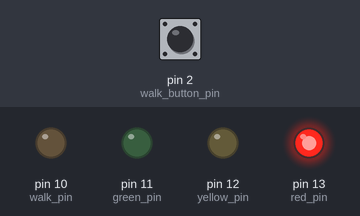
Bench run of a sketch on a simulated Arduino Uno, built with avr-gcc and run on an emulated ATmega328P. Parts: output pins drawn as LEDs (lit = HIGH). The test bench sets the inputs (shaded band); at power-on: pin 2 (walk_button_pin) HIGH.

Above: at 1.2 s.
1.3 s: pin 2 (walk_button_pin) pulled LOW for 0.15 s
At 2.7 s:
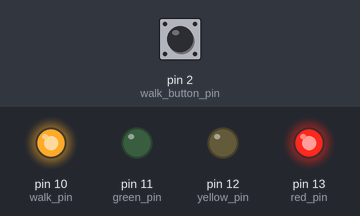
At 6.6 s:
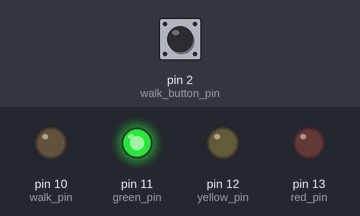
7.4 s: pin 2 (walk_button_pin) pulled LOW for 1 s
At 8.6 s:
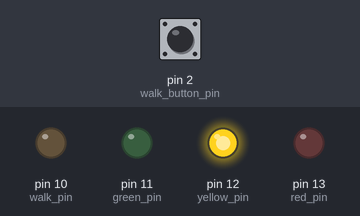
Timing chart, 0 to 15.9 s (numbered marks = the images above; inputs shaded):
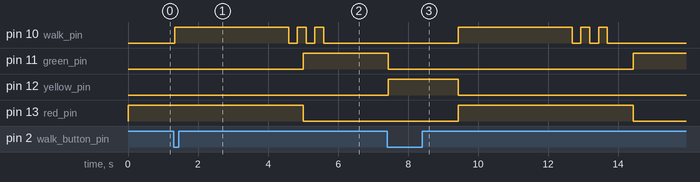

The sketch:

traffic_light.ino
```cpp
/****************************************************************************
 * Project: Non-Blocking Traffic Light
 * Name: Jared Pearson
 * Description:
 *    Uses millis() timing (no delay) to cycle through GREEN -> YELLOW -> RED
 ****************************************************************************/

// Pins
const int red_pin = 13;
const int yellow_pin = 12;
const int green_pin = 11;

const int walk_pin = 10;
const int walk_button_pin = 2;

// Timing
const unsigned long time_red = 5000;
const unsigned long time_yellow = 2000;
const unsigned long time_green = 5000;

const unsigned long time_walk = 3000;
const unsigned long time_walk_flash = 1500;
const unsigned long flash_period = 250;

// Debounce
const unsigned long debounce_ms = 40;

// Constraints
const unsigned long min_green_before_walk = 2000;

// FSM State
enum TrafficState {red, yellow, green};
enum PedState {idle, walk, flash};

TrafficState traffic_state = red;
PedState ped_state = idle;
unsigned long traffic_state_start_ms = 0;
unsigned long ped_state_start_ms = 0;

// Pedestrian Button
bool ped_request = false;
int last_button_reading = HIGH;
int stable_button_state = HIGH;
unsigned long last_debounce_change_ms = 0;

// Hardware Helper Functions
void set_traffic_lights(bool r, bool y, bool g) {
  digitalWrite(red_pin, r);
  digitalWrite(yellow_pin, y);
  digitalWrite(green_pin, g);
}

void set_walk_light(bool on) {
  digitalWrite(walk_pin, on);
}

// State Helper Functions
void traffic_enter_state(TrafficState s) {
  traffic_state = s;
  traffic_state_start_ms = millis();

  switch (traffic_state) {
    case red: set_traffic_lights(true, false, false); break;
    case yellow: set_traffic_lights(false, true, false); break;
    case green: set_traffic_lights(false, false, true); break;
  }
}

void ped_enter_state(PedState s) {
  ped_state = s;
  ped_state_start_ms = millis();

  switch (ped_state) {
    case idle: set_walk_light(false); break;
    case walk: set_walk_light(true); break;
    case flash: break;
  }
}

void update_button() {
  int reading = digitalRead(walk_button_pin);

  if (reading != last_button_reading) {
    last_debounce_change_ms = millis();
    last_button_reading = reading;
  }

  if ((millis() - last_debounce_change_ms) >= debounce_ms) {
    if (reading != stable_button_state) {
      stable_button_state = reading;

      if (stable_button_state == LOW) {
        ped_request = true;
      }
    }
  }
}

// Traffic FSM Update
void traffic_update( unsigned long now) {
  unsigned long elapsed = now - traffic_state_start_ms;

  switch (traffic_state) {
    case green:
      if (ped_request && elapsed >= min_green_before_walk) {
        traffic_enter_state(yellow);
      } else if (elapsed >= time_green) {
        traffic_enter_state(yellow);
      }
      break;
    case yellow:
      if (elapsed >= time_yellow) traffic_enter_state(red);
      break;
    case red:
      if (elapsed >= time_red) traffic_enter_state(green);
      break;
  }
}

// Ped FSM Update
void ped_update(unsigned long now) {
  unsigned long ped_elapsed = now - ped_state_start_ms;

  switch (ped_state) {
    case idle:
      if (ped_request && traffic_state == red) {
        ped_enter_state(walk);
      }
      break;
    case walk:
      if (ped_elapsed >= time_walk) {
        ped_enter_state(flash);
      }
      break;
    case flash:
      unsigned long flash_elapsed = now - ped_state_start_ms;
      bool on = ((flash_elapsed / flash_period) % 2) == 0;
      set_walk_light(on);

      if (flash_elapsed >= time_walk_flash) {
        set_walk_light(false);
        ped_request = false;
        ped_enter_state(idle);
      }
      break;
  }
}

void setup() {
  pinMode(red_pin, OUTPUT);
  pinMode(yellow_pin, OUTPUT);
  pinMode(green_pin, OUTPUT);

  pinMode(walk_pin, OUTPUT);
  pinMode(walk_button_pin, INPUT_PULLUP);

  traffic_enter_state(red);
  ped_enter_state(idle);
}

void loop() {
  update_button();

  unsigned long now = millis();

  traffic_update(now);
  ped_update(now);
}
```

Measured:
- after the input at 1.3 s, pin 10 (walk_pin): LOW → HIGH at once, then repeats every 0.50 s: LOW 0.25 s, HIGH 0.25 s, until it stays LOW from 5.6 s
- after the input at 7.4 s, pin 10 (walk_pin): LOW → HIGH after 2.0 s, then repeats every 0.50 s: LOW 0.25 s, HIGH 0.25 s, until it stays LOW from 13.7 s; pin 11 (green_pin): HIGH → LOW after 0.04 s instead of 2.6 s; pin 13 (red_pin): LOW → HIGH after 2.0 s instead of 4.6 s
